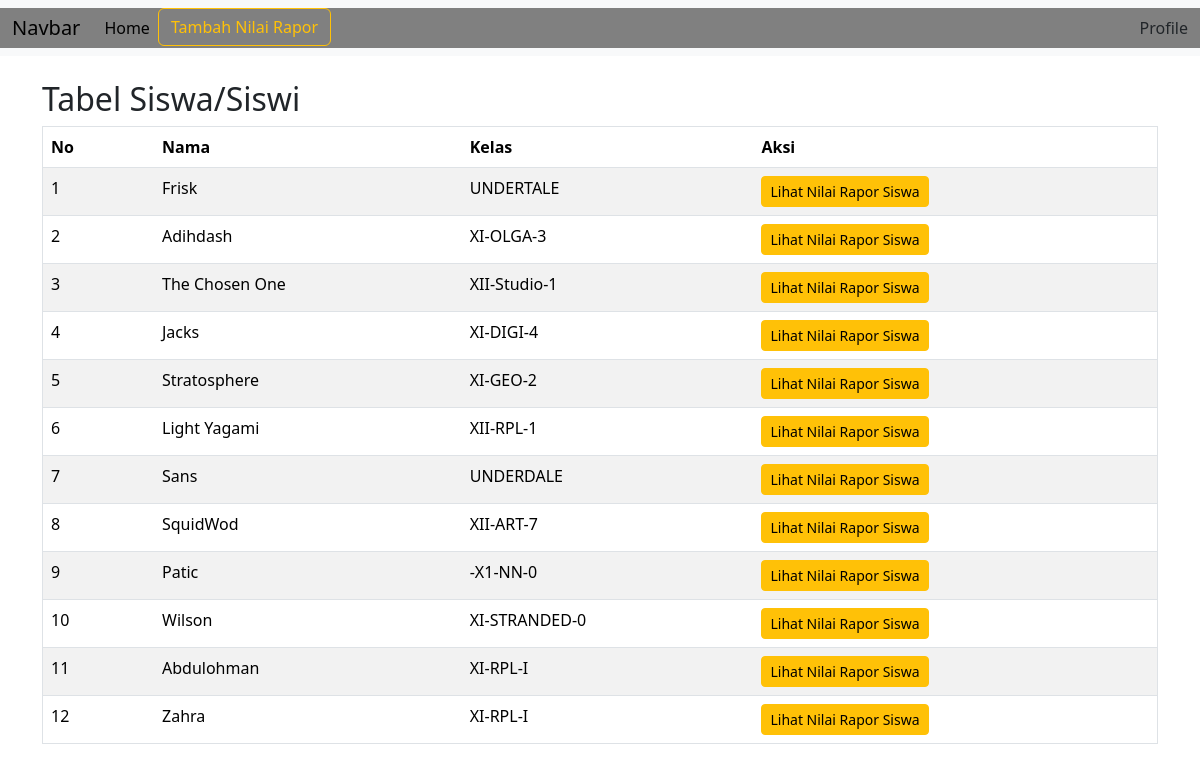
Screenshot of /main_menu/main_menu.php (signed in) with the database file from the repository.
### tables this page shows
CREATE TABLE `siswa` (
  `id` int(11) NOT NULL,
  `nis` int(11) NOT NULL,
  `nama` varchar(255) NOT NULL,
  `kelas` varchar(255) NOT NULL,
  `jenis_kelamin` set('Laki-Laki','Perempuan') NOT NULL,
  `user_id` int(11) NOT NULL
);

### main_menu/main_menu.php (the view, shortened to what this page needs)
<?php
include("../header.php");
$id = $_SESSION['akun_id'];
$o = 1;
$sqlrole = mysqli_fetch_all(mysqli_query($konek, "SELECT role FROM users WHERE id = $id"), MYSQLI_ASSOC);
foreach ($sqlrole as $r) {};
$role = $r['role'];
?>
<?php endif;
if ($role == "guru"):
$sqlsiswa = mysqli_fetch_all(mysqli_query($konek, "SELECT * FROM siswa"), MYSQLI_ASSOC);
?>
    <body>
        <div class="container my-4" >
            <div class="row justify-content-center">
                <div class="col-md:10">
                    <h2>Tabel Siswa/Siswi</h2>
                    <table id="tabelUser" class="table table-striped table-hover border">
                        <thead>
                            <tr>
                                <th scope="col" style="width: 10%;">No</th>
                                <th scope="col">Nama</th>
                                <th scope="col">Kelas</th>
                                <th scope="col">Aksi</th>
                            </tr>
                         </thead>
                         <tbody>
                            <?php if (count($sqlsiswa) > 0): ?>
                                <?php foreach($sqlsiswa as $i): ?>
                                    <tr>
                                        <td><?= $o++; ?></td>
                                        <td><?= $i['nama']; ?></td>
                                        <td><?= $i['kelas']; ?></td>
                                        <td>
                                            <a href="../tabel/nilai_siswa.php?siswa_id=<?= $i['id'] ?>" class="btn btn-warning btn-sm">Lihat Nilai Rapor Siswa</a>
                                        </td>
                                    </tr>
                                <?php endforeach; ?>
                            <?php else: ?>
                                <tr>
                                    <td colspan="5">Data Belum Di Isi</td>
                                </tr>
                            <?php endif; ?>
                        </tbody>
                    </table>
                </div>
            </div>
        </div>
    </body>
</html>
<?php endif;
?>

### rows the page displays
siswa: nama "Frisk", kelas "UNDERTALE"
siswa: nama "Adihdash", kelas "XI-OLGA-3"
siswa: nama "The Chosen One", kelas "XII-Studio-1"
siswa: nama "Jacks", kelas "XI-DIGI-4"
siswa: nama "Stratosphere", kelas "XI-GEO-2"
siswa: nama "Light Yagami", kelas "XII-RPL-1"
siswa: nama "Sans", kelas "UNDERDALE"
siswa: nama "SquidWod", kelas "XII-ART-7"
siswa: nama "Patic", kelas "-X1-NN-0"
siswa: nama "Wilson", kelas "XI-STRANDED-0"
siswa: nama "Abdulohman", kelas "XI-RPL-I"
siswa: nama "Zahra", kelas "XI-RPL-I"
